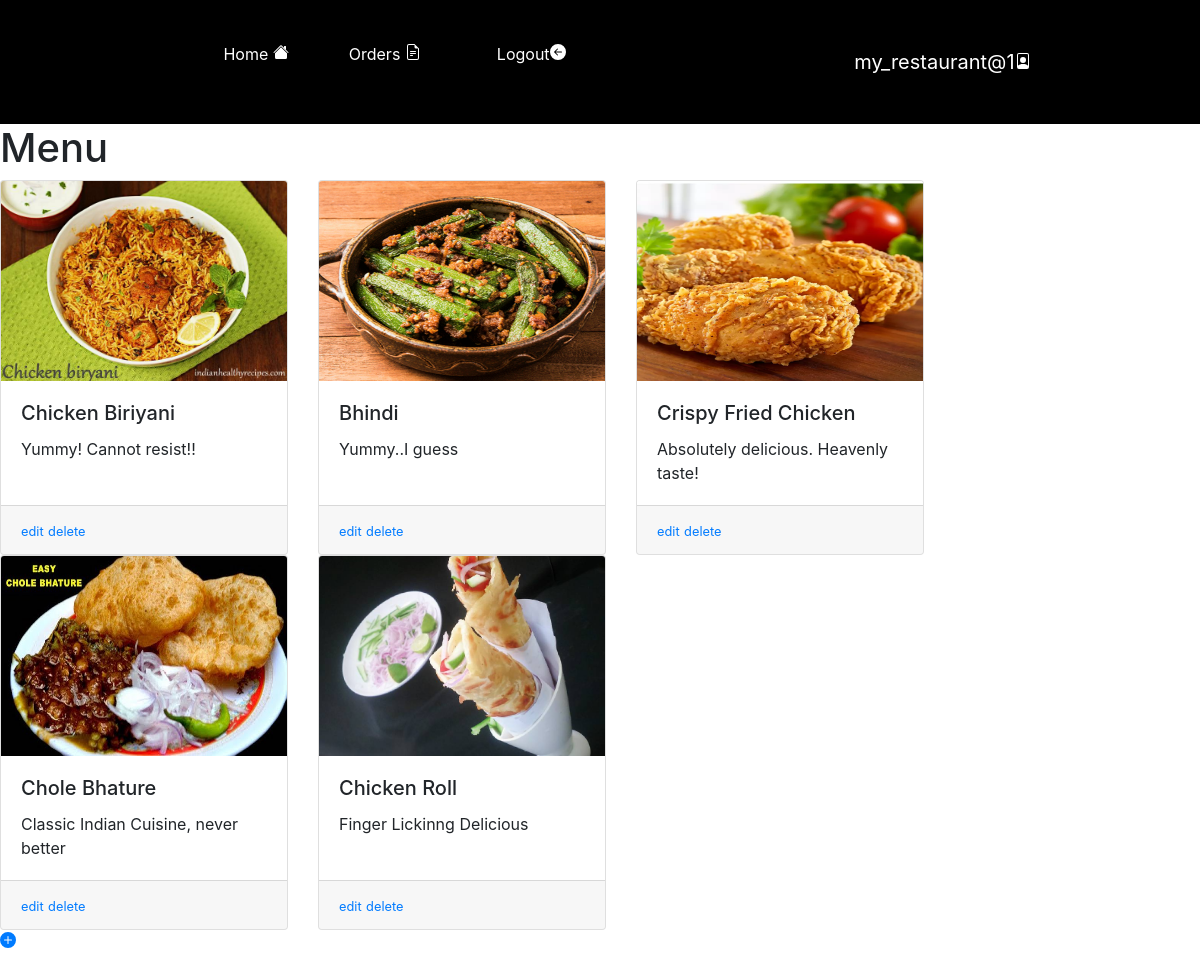
/resthome (signed in), run on the app's committed database.
### foodkart/models.py (models this page shows, shortened)
class User(AbstractUser):
    is_customer = models.BooleanField(default=False)
    is_restaurant = models.BooleanField(default=False)
    is_delivery = models.BooleanField(default=False)

class Menu(models.Model):
    restaurant_id=models.ForeignKey(settings.AUTH_USER_MODEL,on_delete=models.CASCADE)
    food_name=models.CharField(max_length=30)
    description=models.CharField(max_length=350)
    rating=models.IntegerField(null=True)
    food_image=models.ImageField(upload_to='images/')
    veg=models.BooleanField(default=True)
    price=models.IntegerField()

### foodkart/views.py (the view)
# urls.py: path('resthome', views.Menulist.as_view(), name='menu_list'),
class Menulist( UserPassesTestMixin, ListView,LoginRequiredMixin):
    def test_func(self):
        return self.request.user.is_restaurant
    model=Menu
    template_name='menu_list.html'
    def get_queryset(self):
        return Menu.objects.filter(restaurant_id=self.request.user)

### templates/menu_list.html (shortened to what this page needs)
{% load static %}
<!doctype html>
<html>
<head>
  <link rel="stylesheet" href="https://maxcdn.bootstrapcdn.com/bootstrap/4.0.0/css/bootstrap.min.css"
>
 <link rel="stylesheet" href="{% static "css/navbar.css" %}" />
</head>
<body>
  <nav class="navbar background">
    <ul class="nav-list">
      <li><a href="/resthome">Home  </a></li>
      <li><a href="/orderlist">Orders </a></li>
          <li><a class="nav-link" href="/logout">Logout<svg xmlns="http://www.w3.org/2000/svg" width="16" height="16"
                fill="currentColor" class="bi bi-arrow-left-circle-fill" viewBox="0 0 16 16">
                <path
                  d="M8 0a8 8 0 1 0 0 16A8 8 0 0 0 8 0zm3.5 7.5a.5.5 0 0 1 0 1H5.707l2.147 2.146a.5.5 0 0 1-.708.708l-3-3a.5.5 0 0 1 0-.708l3-3a.5.5 0 1 1 .708.708L5.707 7.5H11.5z" />
              </svg></a></li>
          </ul>
          <ul class="nav navbar-nav navbar-right">
            <li>{% if user.is_authenticated %}
              <a style="color:white" class="navbar-brand" href="/home">{{user.username}} </a>
              {%endif%}
            </li>
    </ul>
  </nav>
  <h1>Menu</h1>
  <div class="card-deck">
    {% for food in object_list %}
    <div class="card" style="max-width: 18rem; min-width: 18rem;">
      <img class="card-img-top" src="{{food.food_image.url}}" width="200" height="200" alt="Card image cap">
      <div class="card-body">
        <h5 class="card-title">{{ food.food_name }}</h5>
        <p class="card-text">{{ food.description }}</p>
      </div>
      <div class="card-footer">
        <small class="text-muted"><a href="update/{{food.id}}">edit</a></small>
        <small class="text-muted"><a href="delete/{{food.id}}">delete</a></small>
      </div>
    </div>
    {% endfor %}
  </div>
  <a href="/add"><svg xmlns="http://www.w3.org/2000/svg" width="16" height="16" fill="currentColor"
      class="bi bi-plus-circle-fill" viewBox="0 0 16 16">
      <path
        d="M16 8A8 8 0 1 1 0 8a8 8 0 0 1 16 0zM8.5 4.5a.5.5 0 0 0-1 0v3h-3a.5.5 0 0 0 0 1h3v3a.5.5 0 0 0 1 0v-3h3a.5.5 0 0 0 0-1h-3v-3z" />
    </svg></a>
</body>
</html>

### foodkart/static/css/navbar.css (style rules this page uses)
.navbar { background-color: black; display: flex; align-items: center; justify-content: center; position: sticky; cursor: pointer; top: 0%; }
.nav-list { display: flex; width: 60%; background-color: black; align-items: center; }
.nav-list li { list-style: none; padding: 26px 30px; }
.nav-list li a { text-decoration: none; color: white; }

### data on the page
User: username "my_restaurant@1"
Menu: food_image (picture), food_name "Chicken Biriyani", description "Yummy! Cannot resist!!"
Menu: food_image (picture), food_name "Bhindi", description "Yummy..I guess"
Menu: food_image (picture), food_name "Crispy Fried Chicken", description "Absolutely delicious. Heavenly taste!"
Menu: food_image (picture), food_name "Chole Bhature", description "Classic Indian Cuisine, never better"
Menu: food_image (picture), food_name "Chicken Roll", description "Finger Lickinng Delicious"
